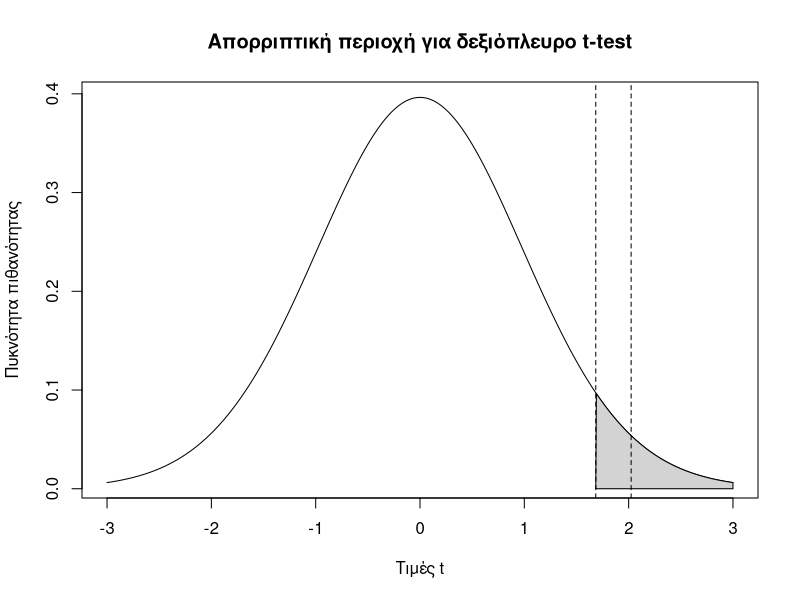
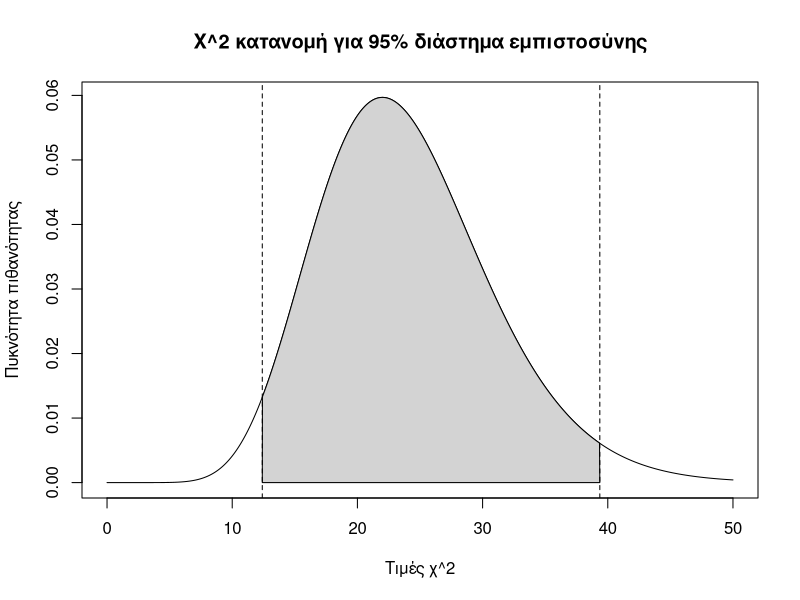
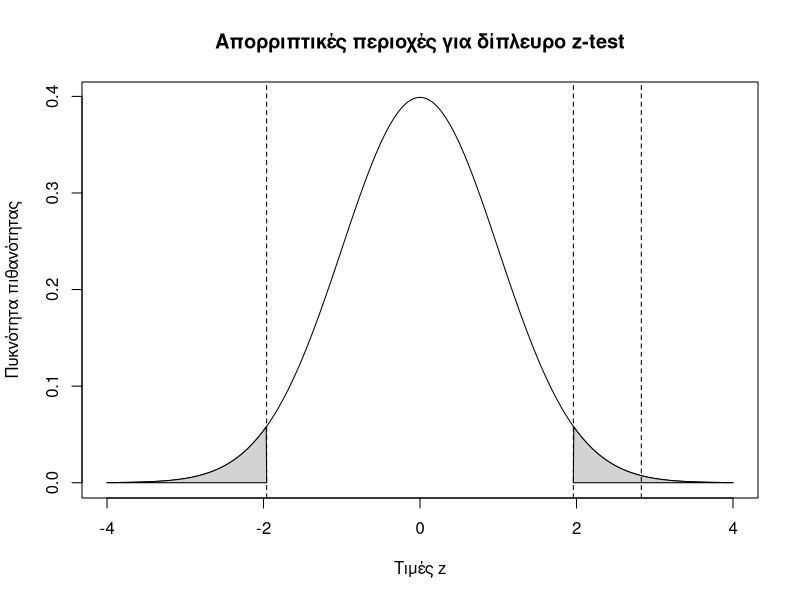
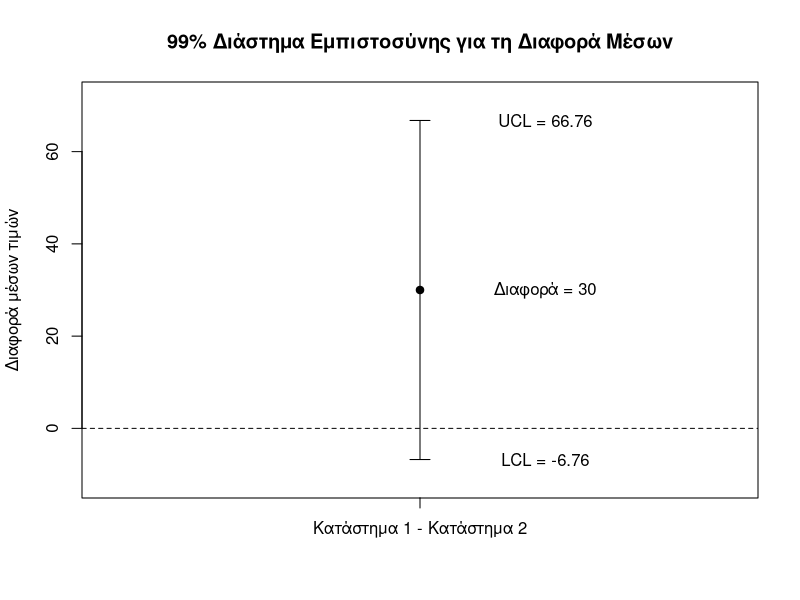
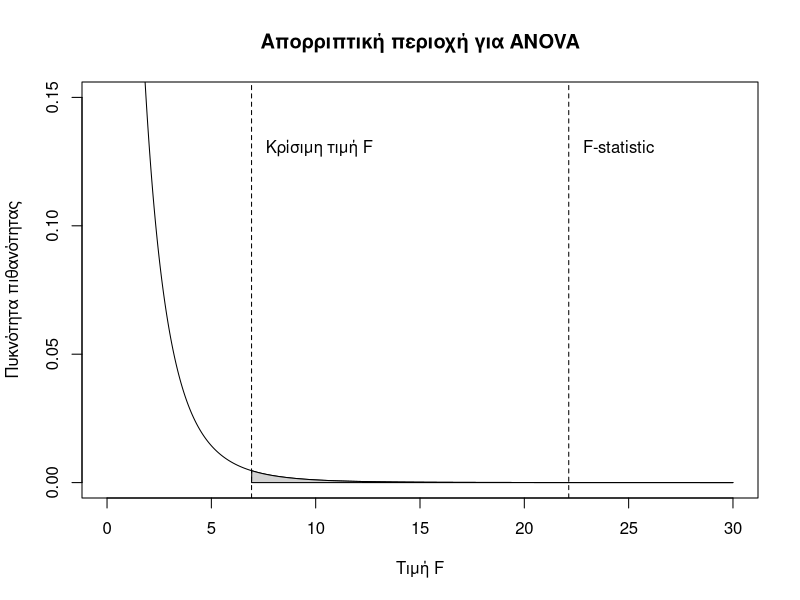

R code for these plots, in order:
#################### Άσκηση 1 #####################
# Έλεγχος υπόθεσης για έναν πληθυσμιακό μέσο
# Η επιχείρηση ισχυρίζεται ότι ο μέσος χρόνος εξυπηρέτησης είναι > 10 λεπτά
# Χρήση t-test, επειδή η πληθυσμιακή τυπική απόκλιση είναι άγνωστη

# Ορισμός των απαραίτητων μεταβλητών
sample_size <- 40
sample_mean <- 10.8
sample_sd <- 2.5
null_mean_value <- 10
a <- 0.05

# HO-> μ=10 και H1-> μ>10

# Υπολογισμός του στατιστικού ελέγχου t
t_stat <- (sample_mean - null_mean_value) / (sample_sd / sqrt(sample_size))

# Βαθμοί ελευθερίας
df <- sample_size - 1

# Υπολογισμός p-value
p_value <- pt(t_stat, df, lower.tail = FALSE)

# Έλεγχος της εναλλακτικής υπόθεσης
print(p_value < a)

# Εκτύπωση αποτελεσμάτων
print(paste0("Το t-statistic είναι: ", t_stat))
print(paste0("Το p-value είναι: ", p_value))

if (p_value < a) {
  print("Απορρίπτουμε τη μηδενική υπόθεση H0.")
  print("Υπάρχουν επαρκή στοιχεία ότι ο μέσος χρόνος εξυπηρέτησης είναι μεγαλύτερος από 10 λεπτά.")
} else {
  print("Δεν απορρίπτουμε τη μηδενική υπόθεση H0.")
  print("Δεν υπάρχουν επαρκή στοιχεία ότι ο μέσος χρόνος εξυπηρέτησης είναι μεγαλύτερος από 10 λεπτά.")
}



#################### Γράφημα απορριπτικής περιοχής για δεξιόπλευρο t-test ####################

# Υπολογισμός κρίσιμης τιμής. Είναι το όριο από το οποίο αρχίζει η απορριπτική περιοχή
critical_value <- qt(1 - a, df)

# Δημιουργία τιμών στον άξονα x για την t-κατανομή
x_values <- seq(-3, 3, length = 1000)   #Φτιάχνουμε 1000 αριθμούς από το -3 μέχρι το 3

# Υπολογισμός τιμών πυκνότητας πιθανότητας για κάθε x
y_values <- dt(x_values, df)    #Υπολογίζει το ύψος της t-κατανομής για κάθε τιμή του x_values

# Σχεδίαση της t-κατανομής
plot(x_values, y_values,
     type = "l",    #Σημαίνει line ώστε να σχεδιαστεί γραμμή
     main = "Απορριπτική περιοχή για δεξιόπλευρο t-test",
     xlab = "Τιμές t",
     ylab = "Πυκνότητα πιθανότητας")

# Επιλογή των τιμών που ανήκουν στην απορριπτική περιοχή
rejection_region <- x_values[x_values >= critical_value]

# Υπολογισμός της πυκνότητας πιθανότητας στην απορριπτική περιοχή
rejection_density <- dt(rejection_region, df)

# Σκίαση της απορριπτικής περιοχής
polygon(c(critical_value, rejection_region, max(rejection_region)),    #Δίνει τις τιμές στον άξονα x
        c(0, rejection_density, 0),    #Δίνει τα αντίστοιχα ύψη στον άξονα y
        col = "lightgray")

# Κάθετη γραμμή στην κρίσιμη τιμή
abline(v = critical_value, lty = 2)

# Κάθετη γραμμή στο υπολογισμένο t-statistic
abline(v = t_stat, lty = 2)





#################### Άσκηση 2 ####################
# Υπολογισμός 95% διαστήματος εμπιστοσύνης για πληθυσμιακή διακύμανση
# Η εταιρεία logistics ενδιαφέρεται για τη μεταβλητότητα του χρόνου παράδοσης
# Χρήση κατανομής χ^2

#Καθαρισμός περιβάλλοντος
rm(list = ls())

# Ορισμός των απαραίτητων μεταβλητών
sample_size <- 25
sample_var <- 16
a <- 0.05

# Υπολογισμός βαθμών ελευθερίας
df <- sample_size - 1

# Υπολογισμός των κρίσιμων τιμών της χ^2 κατανομής
chi_square_right <- qchisq(1 - a / 2, df)
chi_square_left <- qchisq(a / 2, df)

# Υπολογισμός κάτω ορίου του διαστήματος εμπιστοσύνης
lower_limit <- (df * sample_var) / chi_square_right

# Υπολογισμός άνω ορίου του διαστήματος εμπιστοσύνης
upper_limit <- (df * sample_var) / chi_square_left

# Εκτύπωση αποτελεσμάτων
print(paste0("Οι βαθμοί ελευθερίας είναι: ", df))
print(paste0("Η αριστερή κρίσιμη τιμή χ^2 είναι: ", chi_square_left))
print(paste0("Η δεξιά κρίσιμη τιμή χ^2 είναι: ", chi_square_right))

print(paste0("Το κάτω όριο του 95% διαστήματος εμπιστοσύνης είναι: ", lower_limit))
print(paste0("Το άνω όριο του 95% διαστήματος εμπιστοσύνης είναι: ", upper_limit))

print(paste0("Το 95% διάστημα εμπιστοσύνης για την πληθυσμιακή διακύμανση είναι: [",
             lower_limit, ", ", upper_limit, "]"))



#################### Γράφημα χ^2 κατανομής και διαστήματος ####################

# Δημιουργία τιμών για τον άξονα x
x_values <- seq(0, 50, length = 1000)
#Η χ^2 κατανομή ξεκινά από το 0, γι’ αυτό δε βάζουμε αρνητικές τιμές

# Υπολογισμός τιμών πυκνότητας πιθανότητας της χ^2 κατανομής
y_values <- dchisq(x_values, df)
#Υπολογίζει το ύψος της χ^2 κατανομής σε κάθε τιμή του x_values

# Σχεδίαση της χ^2 κατανομής
plot(x_values, y_values,
     type = "l",
     main = "Χ^2 κατανομή για 95% διάστημα εμπιστοσύνης",
     xlab = "Τιμές χ^2",
     ylab = "Πυκνότητα πιθανότητας")

# Επιλογή των τιμών που ανήκουν στο κεντρικό 95%
confidence_region <- x_values[x_values >= chi_square_left & x_values <= chi_square_right]
#Κρατάμε μόνο τις τιμές ανάμεσα στις δύο κρίσιμες τιμές

# Υπολογισμός της πυκνότητας στο κεντρικό 95%
confidence_density <- dchisq(confidence_region, df)

# Σκίαση του κεντρικού 95%
polygon(c(chi_square_left, confidence_region, chi_square_right),    #Δίνει τις τιμές στον άξονα x
        c(0, confidence_density, 0),    #Δίνει τις τιμές στον άξονα y
        col = "lightgray")

# Κάθετη γραμμή στην αριστερή κρίσιμη τιμή
abline(v = chi_square_left, lty = 2)

# Κάθετη γραμμή στη δεξιά κρίσιμη τιμή
abline(v = chi_square_right, lty = 2)





#################### Άσκηση 3 ####################
# Έλεγχος υπόθεσης για πληθυσμιακή αναλογία
# Η εταιρεία marketing ισχυρίζεται ότι το ποσοστό ανταπόκρισης είναι 50%
# Χρήση z-test για αναλογία

#Καθαρισμός περιβάλλοντος
rm(list = ls())

# Ορισμός των απαραίτητων μεταβλητών
sample_size <- 200
successes <- 120
null_proportion_value <- 0.50
a <- 0.05

# HO-> p=0.50 και H1-> p<>0.50

# Υπολογισμός της δειγματικής αναλογίας
sample_proportion <- successes / sample_size

# Υπολογισμός του στατιστικού ελέγχου z
z <- (sample_proportion - null_proportion_value) /
  sqrt((null_proportion_value * (1 - null_proportion_value)) / sample_size)

# Υπολογισμός του p-value για δίπλευρο έλεγχο
p_value <- 2 * pnorm(abs(z), lower.tail = FALSE)
#Η pnorm δίνει πιθανότητες από την κανονική κατανομή

# Υπολογισμός κρίσιμης τιμής για δίπλευρο έλεγχο
critical_value <- qnorm(1 - a / 2)
#Η qnorm δίνει κρίσιμες τιμές από την κανονική κατανομή

# Έλεγχος της εναλλακτικής υπόθεσης
print(p_value < a)

# Εκτύπωση αποτελεσμάτων
print(paste0("Η δειγματική αναλογία είναι: ", sample_proportion))
print(paste0("Το z-statistic είναι: ", z))
print(paste0("Η κρίσιμη τιμή είναι: ±", critical_value))
print(paste0("Το p-value είναι: ", p_value))

if (p_value < a) {
  print("Απορρίπτουμε τη μηδενική υπόθεση H0.")
  print("Υπάρχουν επαρκή στοιχεία ότι το ποσοστό ανταπόκρισης είναι διαφορετικό από 50%.")
} else {
  print("Δεν απορρίπτουμε τη μηδενική υπόθεση H0.")
  print("Δεν υπάρχουν επαρκή στοιχεία ότι το ποσοστό ανταπόκρισης είναι διαφορετικό από 50%.")
}



#################### Γράφημα απορριπτικών περιοχών ####################

# Δημιουργία τιμών για τον άξονα x
x_values <- seq(-4, 4, length = 1000)
#Η seq() δημιουργεί μία ακολουθία 1000 αριθμών από το -4 έως το 4

# Υπολογισμός τιμών πυκνότητας πιθανότητας της κανονικής κατανομής
y_values <- dnorm(x_values)
#Για κάθε τιμή του x_values, η dnorm() υπολογίζει το ύψος της καμπύλης

# Σχεδίαση της κανονικής κατανομής
plot(x_values, y_values,
     type = "l",
     main = "Απορριπτικές περιοχές για δίπλευρο z-test",
     xlab = "Τιμές z",
     ylab = "Πυκνότητα πιθανότητας")

# Επιλογή των τιμών της αριστερής απορριπτικής περιοχής
left_rejection_region <- x_values[x_values <= -critical_value]
#Κρατάμε μόνο τις τιμές που είναι ίσες η μικρότερες από -1.96

# Υπολογισμός πυκνότητας πιθανότητας στην αριστερή απορριπτική περιοχή
left_rejection_density <- dnorm(left_rejection_region)

# Σκίαση της αριστερής απορριπτικής περιοχής
polygon(c(min(left_rejection_region), left_rejection_region, -critical_value), #Δίνει τις τιμές στον άξονα x
        c(0, left_rejection_density, 0), #Δίνει τις τιμές στον άξονα y
        col = "lightgray")

# Επιλογή των τιμών της δεξιάς απορριπτικής περιοχής
right_rejection_region <- x_values[x_values >= critical_value]
#Κρατάμε μόνο τις τιμές που είναι ίσες η μεγαλύτερες από 1.96

# Υπολογισμός πυκνότητας πιθανότητας στη δεξιά απορριπτική περιοχή
right_rejection_density <- dnorm(right_rejection_region)

# Σκίαση της δεξιάς απορριπτικής περιοχής
polygon(c(critical_value, right_rejection_region, max(right_rejection_region)),
        c(0, right_rejection_density, 0),
        col = "lightgray")

# Κάθετες γραμμές στις κρίσιμες τιμές
abline(v = -critical_value, lty = 2)
abline(v = critical_value, lty = 2)

# Κάθετη γραμμή στο υπολογισμένο z-statistic
abline(v = z, lty = 2)





#################### Άσκηση 4 ####################
# Υπολογισμός 99% διαστήματος εμπιστοσύνης για τη διαφορά δύο πληθυσμιακών μέσων
# Σύγκριση μέσης ημερήσιας απόδοσης δύο καταστημάτων
# Χρήση διαστήματος εμπιστοσύνης για μ1 - μ2
# Χρειάζεται να γίνει πρώτα έλεγχος F για τις διακυμάνσεις

#Καθαρισμός περιβάλλοντος
rm(list = ls())

# Ορισμός των απαραίτητων μεταβλητών για το 1ο κατάστημα
sample_size_1 <- 30
sample_mean_1 <- 520
sample_sd_1 <- 50

# Ορισμός των απαραίτητων μεταβλητών για το 2ο κατάστημα
sample_size_2 <- 35
sample_mean_2 <- 490
sample_sd_2 <- 60

# Επίπεδο σημαντικότητας
a <- 0.01

# Υπολογισμός δειγματικών διακυμάνσεων
var_1 <- sample_sd_1^2
var_2 <- sample_sd_2^2

# Υπολογισμός F-statistic για έλεγχο ισότητας διακυμάνσεων
F_stat <- var_1 / var_2

# Βαθμοί ελευθερίας για τον έλεγχο F
df1 <- sample_size_1 - 1
df2 <- sample_size_2 - 1

# Κρίσιμες τιμές F για δίπλευρο έλεγχο
F_lower <- qf(a / 2, df1, df2)
F_upper <- qf(1 - a / 2, df1, df2)

# Εκτύπωση αποτελεσμάτων ελέγχου F
print(paste0("Το F-statistic είναι: ", F_stat))
print(paste0("Η κάτω κρίσιμη τιμή F είναι: ", F_lower))
print(paste0("Η άνω κρίσιμη τιμή F είναι: ", F_upper))

# Έλεγχος αν απορρίπτεται η υπόθεση ίσων διακυμάνσεων
if (F_stat < F_lower | F_stat > F_upper) {
  print("Απορρίπτεται η υπόθεση ίσων διακυμάνσεων.")
  print("Θα πρέπει να χρησιμοποιηθεί ο τύπος για άνισες διακυμάνσεις.")
} else {
  print("Δεν απορρίπτεται η υπόθεση ίσων διακυμάνσεων.")
  print("Χρησιμοποιείται η σταθμισμένη διακύμανση.")
}

# Υπολογισμός σταθμισμένης διακύμανσης
weighted_variance <- ((sample_size_1 - 1) * var_1 + (sample_size_2 - 1) * var_2) / 
                     (sample_size_1 + sample_size_2 - 2)

#Υπολόγισμος t-statistic
t_stat<- (sample_mean_1-sample_mean_2)/sqrt(weighted_variance * (1 / sample_size_1 + 1 / sample_size_2))

# Βαθμοί ελευθερίας για t κατανομή
df <- sample_size_1 + sample_size_2 - 2

# Υπολογισμός κρίσιμων τιμών
left_limit<- a/2
right_limit<- 1-a/2
cr_values<-qt(c(left_limit,right_limit), df)

# Υπολογισμός διαφοράς δειγματικών μέσων
mean_difference <- sample_mean_1 - sample_mean_2

# Υπολογισμός διαστήματος εμπιστοσύνης
interval_99 <- mean_difference +
  cr_values * sqrt(weighted_variance * (1 / sample_size_1 + 1 / sample_size_2))

# Εκτύπωση αποτελεσμάτων διαστήματος εμπιστοσύνης
print(paste0("Η σταθμισμένη διακύμανση είναι: ", weighted_variance))
print(paste0("Η διαφορά των δειγματικών μέσων είναι: ", mean_difference))
print(paste0("Η κάτω κρίσιμη τιμή t είναι: ", cr_values[1]))
print(paste0("Η άνω κρίσιμη τιμή t είναι: ", cr_values[2]))
print(paste0("Το 99% διάστημα εμπιστοσύνης είναι μεταξύ ", interval_99[1], " και ", interval_99[2]))

if (interval_99[1] <= 0 & interval_99[2] >= 0) {
  print("Το διάστημα εμπιστοσύνης περιέχει το 0.")
  print("Δεν υπάρχουν επαρκή στοιχεία για διαφορά μεταξύ των δύο μέσων τιμών.")
} else {
  print("Το διάστημα εμπιστοσύνης δεν περιέχει το 0.")
  print("Υπάρχουν ενδείξεις διαφοράς μεταξύ των δύο μέσων τιμών.")
}



#################### Γράφημα διαστήματος εμπιστοσύνης για τη διαφορά δύο μέσων τιμών ####################

# Δημιουργία γραφήματος για το διάστημα εμπιστοσύνης
plot(1, mean_difference,
     # Βάζουμε 1 στον άξονα x επειδή έχουμε μόνο ένα διάστημα εμπιστοσύνης να παρουσιάσουμε
     ylim = c(interval_99[1] - 5, interval_99[2] + 5),
     # Όρια του κατακόρυφου άξονα, το -5 και το +5 τα βάζουμε απλώς για να υπάρχει χώρος στο γράφημα ώστε να μη φαίνονται οι γραμμές κολλημένες στα άκρα
     xlim = c(0.5, 1.5),
     # Όρια του οριζόντιου άξονα, επειδή το γράφημα έχει το 1 ως μοναδική θέση βάζουμε τον άξονα x από 0.5 έως 1.5 ώστε το σημείο x=1 να εμφανίζεται στη μέση του γραφήματος
     xaxt = "n",    
     # Το xaxt ελέγχει τον άξονα x. Το κάνουμε αυτό επειδή δεν θέλουμε η R να βάλει αριθμούς όπως 0.5, 1.0, 1.5, εφόσον υπάρχει μόνο μία τιμή στον άξονα x που είναι το 1
     pch = 19,
     # Καθορίζει το σχήμα του σημείου. Το 19 σημαίνει γεμάτος κύκλος. Άρα το σημείο 30 που δείχνει τη διαφορά μέσων θα εμφανιστεί ως μαύρη γεμάτη κουκκίδα
     main = "99% Διάστημα Εμπιστοσύνης για τη Διαφορά Μέσων",
     xlab = "",    # Το αφήνουμε κενό γιατί θα βάλουμε πιο συγκεκριμένη ετικέτα με την axis() παρακάτω
     ylab = "Διαφορά μέσων τιμών")

# Προσθήκη ετικέτας στον οριζόντιο άξονα
axis(1, at = 1, labels = "Κατάστημα 1 - Κατάστημα 2")
# Το 1 σημαίνει "χρησιμοποίησε τον κάτω άξονα (x-axis)"
# Το at = 1 σημαίνει "βάλε την ετικέτα στη θέση x = 1"
# Δε βάλαμε απλώς xlab = "Κατάστημα 1 - Κατάστημα 2" γιατί αυτό θα ήταν τίτλος όλου του άξονα, όχι ετικέτα της συγκεκριμένης θέσης

# Προσθήκη κάθετης γραμμής που δείχνει το διάστημα εμπιστοσύνης
arrows(1, interval_99[1], 1, interval_99[2],
       # Η arrows() χρησιμοποιείται για να σχεδιάσουμε γραμμή με άκρα
       angle = 90,
       # Το angle = 90 κάνει τα άκρα να φαίνονται σαν στατιστικές μπάρες σφάλματος
       code = 3,
       # Το code καθορίζει πού θα μπουν τα άκρα. code = 3 σημαίναι ότι θα εμφανιστούν τα άκρα και στην αρχή και στο τέλος
       length = 0.1)
       # Το length καθορίζει το μήκος των άκρων

# Προσθήκη οριζόντιας γραμμής στο 0
abline(h = 0, lty = 2)

# Προσθήκη τιμών στο γράφημα
text(1.2, mean_difference, paste0("Διαφορά = ", round(mean_difference, 2)))
text(1.2, interval_99[1], paste0("LCL = ", round(interval_99[1], 2)))
text(1.2, interval_99[2], paste0("UCL = ", round(interval_99[2], 2)))





#################### Άσκηση 5  ####################
# Ανάλυση διακύμανσης κατά ένα παράγοντα
# Έλεγχος διαφορών μέσων τιμών ημερήσιας παραγωγής σε τρία εργοστάσια
# Χρήση ANOVA και κατανομής F

#Καθαρισμός περιβάλλοντος
rm(list = ls())

# Ορισμός των δεδομένων
factory_A <- c(20, 22, 19, 24, 23)
factory_B <- c(30, 28, 27, 29, 31)
factory_C <- c(25, 26, 24, 23, 27)
#Με τη c φτιάχνουμε ένα διάνυσμα

# Υπολογισμός δειγματικών μέσων τιμών
x1 <- mean(factory_A)
x2 <- mean(factory_B)
x3 <- mean(factory_C)

# Υπολογισμός δειγματικών διακυμάνσεων
var1 <- var(factory_A)
var2 <- var(factory_B)
var3 <- var(factory_C)

# Υπολογισμός γενικής δειγματικής μέσης τιμής
mean_x <- mean(c(factory_A, factory_B, factory_C))

# Ορισμός επιπέδου σημαντικότητας
a <- 0.01

# Ορισμός πλήθους ομάδων
k <- 3

# Υπολογισμός μεγεθών δείγματος
n1 <- length(factory_A)
n2 <- length(factory_B)
n3 <- length(factory_C)
#Με τη length υπολογίζουμε το μέγεθος του δείγματος ενός διανύσματος

# Υπολογισμός συνολικού μεγέθους δείγματος
n <- n1 + n2 + n3

# Υπολογισμός αθροίσματος τετραγώνων του παράγοντα
SSF <- n1 * (x1 - mean_x)^2 + n2 * (x2 - mean_x)^2 + n3 * (x3 - mean_x)^2

# Υπολογισμός αθροίσματος τετραγώνων του σφάλματος
SSE <- (n1 - 1) * var1 + (n2 - 1) * var2 + (n3 - 1) * var3

# Υπολογισμός μέσου αθροίσματος τετραγώνων του παράγοντα
MSF <- SSF / (k - 1)

# Υπολογισμός μέσου αθροίσματος τετραγώνων του σφάλματος
MSE <- SSE / (n - k)

# Υπολογισμός F-statistic
F_stat <- MSF / MSE

# Υπολογισμός κρίσιμης τιμής F
f_cr <- qf(1 - a, k - 1, n - k)

# Υπολογισμός p-value
p_value <- pf(F_stat, k - 1, n - k, lower.tail = FALSE)
# Η pf() δίνει πιθανότητες από την F κατανομή
# lower.tail = FALSE γιατί η απορριπτική περιοχή στην ANOVA βρίσκεται δεξιά

# Εκτύπωση αποτελεσμάτων
print(paste0("Η μέση τιμή του εργοστασίου Α είναι: ", x1))
print(paste0("Η μέση τιμή του εργοστασίου Β είναι: ", x2))
print(paste0("Η μέση τιμή του εργοστασίου Γ είναι: ", x3))
print(paste0("Η γενική μέση τιμή είναι: ", mean_x))

print(paste0("Το SSF είναι: ", SSF))
print(paste0("Το SSE είναι: ", SSE))
print(paste0("Το MSF είναι: ", MSF))
print(paste0("Το MSE είναι: ", MSE))

print(paste0("Το F-statistic είναι: ", F_stat))
print(paste0("Η κρίσιμη τιμή F είναι: ", f_cr))
print(paste0("Το p-value είναι: ", p_value))

print(p_value < a)

# Έλεγχος της υπόθεσης
if (F_stat > f_cr) {
  print("Απορρίπτεται η μηδενική υπόθεση.")
  print("Υπάρχουν τουλάχιστον δύο μέσες τιμές που διαφέρουν.")
} else {
  print("Δεν απορρίπτεται η μηδενική υπόθεση.")
  print("Δεν υπάρχουν επαρκή στοιχεία ότι οι μέσες τιμές διαφέρουν.")
}



#################### Γράφημα απορριπτικής περιοχής ANOVA #####################

# Δημιουργία τιμών για τον άξονα x
x_values <- seq(0, 30, length = 1000)
#Η seq() δημιουργεί μία ακολουθία 1000 αριθμών από το 0 έως το 30

# Υπολογισμός τιμών πυκνότητας της F κατανομής
y_values <- df(x_values, k - 1, n - k)
#Για κάθε τιμή του x_values, η df() υπολογίζει το ύψος της καμπύλης F

# Σχεδίαση της F κατανομής
plot(x_values, y_values,
     type = "l",
     main = "Απορριπτική περιοχή για ANOVA",
     xlab = "Τιμή F",
     ylab = "Πυκνότητα πιθανότητας",
     ylim = c(0, 0.15))  #Καθορίζει τα όρια του κατακόρυφου άξονα y

# Επιλογή των τιμών της απορριπτικής περιοχής
rejection_region <- x_values[x_values >= f_cr]

# Υπολογισμός πυκνότητας στην απορριπτική περιοχή
rejection_density <- df(rejection_region, k - 1, n - k)

# Σκίαση απορριπτικής περιοχής
polygon(c(f_cr, rejection_region, max(rejection_region)),
        #Μας δίνει τις x συντεταγμένες του πολύγωνου
        #Η max(rejection_region είναι το τελευταίο σημείο στα δεξιά
        c(0, rejection_density, 0),
        #Μας δίνει τις y συντεταγμένες του πολύγωνου
        col = "lightgray")


# Κάθετη γραμμή στην κρίσιμη τιμή F
abline(v = f_cr, lty = 2)

# Κείμενο δίπλα στην κρίσιμη τιμή F
text(f_cr + 0.2, 0.13, "Κρίσιμη τιμή F", pos = 4)

# Κάθετη γραμμή στο υπολογισμένο F-statistic
abline(v = F_stat, lty = 2)

# Κείμενο δίπλα στο F-statistic
text(F_stat + 0.2, 0.13, "F-statistic", pos = 4)
